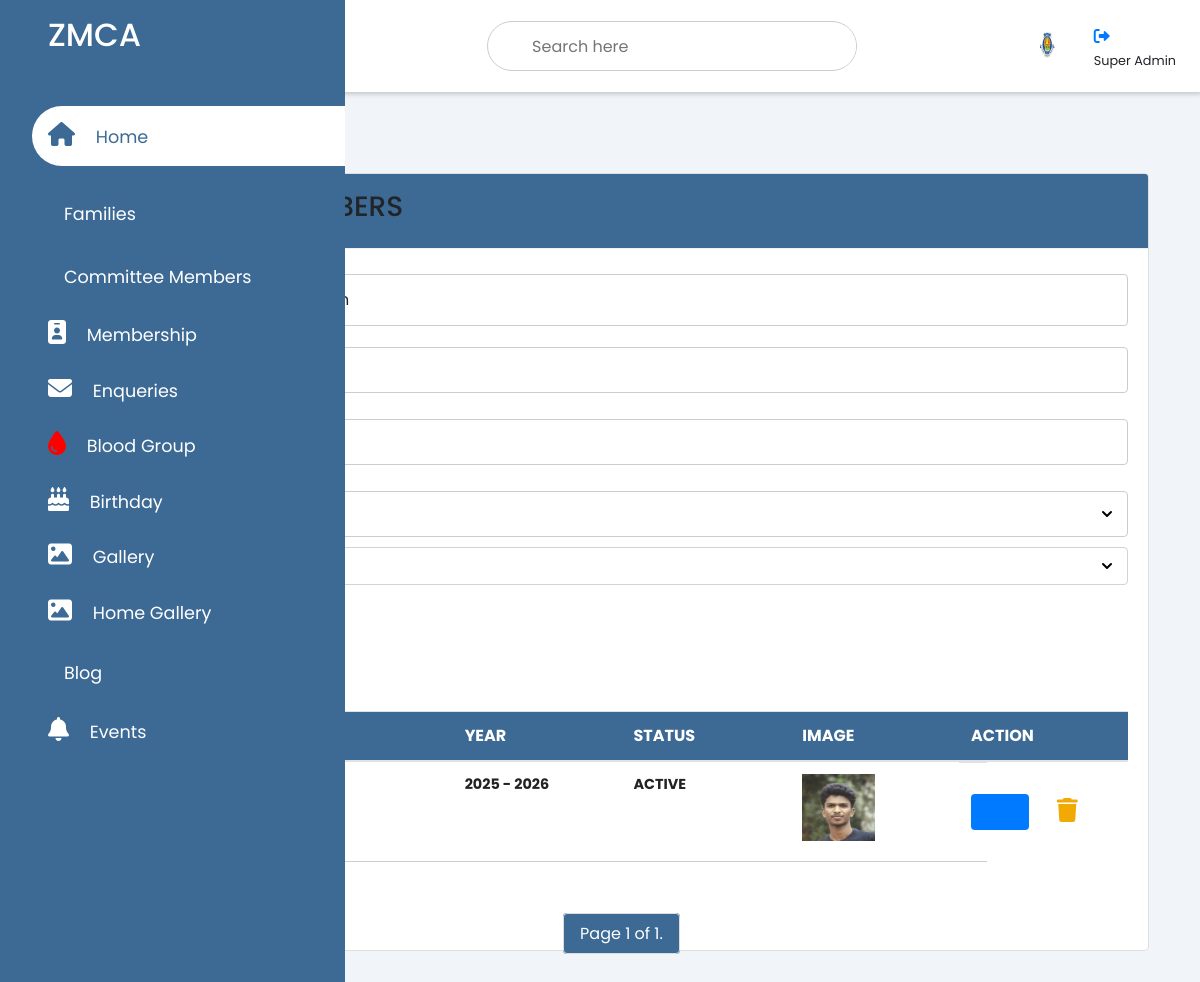
The app's page /committe/ with its own data.
### zmcaadmin/models.py (models this page shows, shortened)
class CommitteeMember(models.Model):
    id = models.AutoField(primary_key=True)
    member_name = models.CharField(max_length=100)
    post = models.CharField(max_length=100)
    image = models.ImageField(upload_to='committee_member_images/', blank=True, null=True)
    year = models.IntegerField()
    status_choices = [
        ('Active', 'Active'),
        ('Inactive', 'Inactive'),
    ]
    status = models.CharField(max_length=10, choices=status_choices)

### zmcaadmin/views.py (the view, shortened to what this page needs)
# urls.py: path('committe/',views.committe, name='committe'),
def committe(request):
    years = range(2000, 2100)  # Generate a range of years from 2000 to 2050
    committee_members = CommitteeMember.objects.all()
    search_query = request.GET.get('q')
    paginator = Paginator(committee_members, 10)  # Paginate by 10 items per page
    page_number = request.GET.get('page')
    page_obj = paginator.get_page(page_number)
    return render(request, 'admin/committe.html', {'years': years, 'committee_members': page_obj})

### templates/admin/committe.html (shortened to what this page needs)
{% extends 'admin/adminbase.html' %}
{% load static %}
{% block content %}
    <div class="sidebar">
      <div class="sidebar-brand">
        <h2><span>ZMCA</span></h2>
      </div>
      <div class="sidebar-menu">
        <ul>
          <li>
            <a href="{% url 'adminindex' %}" class="active"><span class="fas fa-home"></span>
            <span>Home</span></a>
          </li>
          <li>
            <a href="{% url 'members_view' %}"><span class="las la-home"></span>
              <span>Families</span></a>
          <li>
            <a href="{% url 'committe' %}"><span class="las la-users"></span>
            <span>Committee Members</span></a>
          </li>
          <li>
            <a href="{% url 'fam_view' %}">
            <span class="fas fa-id-badge"></span>
            <span>Membership</span></a>
          </li>
          <li>
            <a href="{% url 'enquiry_list' %}"><span class="fas fa-envelope"></span>
            <span>Enqueries</span></a>
           </ul>
          <li>
            <a href="{% url 'bloodgroupadmin' %}">
              <span class="fas fa-tint" style="color: red;"></span>
            <span>Blood Group</span></a>
          </li>
          <li>
            <a href="{% url 'birthdaydetails1' %}">
              <span class="fas fa-birthday-cake"></span>
            <span>Birthday</span></a>
          </li>
          <li>
            <a href="{% url 'addgalleryview' %}"><span class="fa-solid fa-image"></span>
            <span>Gallery</span></a>
           <li>
            <a href="{% url 'addhomegallery' %}"><span class="fa-solid fa-image"></span>
            <span>Home Gallery</span></a>
          </li>
          <li>
            <a href="{% url 'addblogview' %}"><span class="las la-blog"></span>
            <span>Blog</span></a>
          </li>
          <li>
            <a href="{% url 'eventview' %}"><span class="fa fa-bell"></span>
            <span>Events</span></a>
          </li>
      </div>
    </div>
    <div class="main-content">
      <header>
        <h2>
          <label for="nav-toggle">
            <span class="las la-bars"></span>
          </label>
        ZMCA Admin
        </h2>
      <div class="search-wrapper">
        <form method="GET" action="{% url 'committe' %}">
            <input type="search" id="searchInput" name="q" placeholder="Search here" value="{{ request.GET.q|default_if_none:'' }}"/>
        </form>
      </div>
        <div class="user-wrapper">
          <img src="{% static 'img/logo.jpg' %}" width="60px" height="60px" alt="">
          <div>
            <h4>        <a href="{% url 'logout' %}" style="font-size: 16px;"> <i class="fa-solid fa-right-from-bracket"></i></a>
            </h4>
            <small>Super Admin</small>
          </div>
        </div>
      </header>
      <main>
<div class="recent-grid">
  <div class="projects">
    <div class="card" style="width: 130%;">
      <div class="card-header" style="background-color:#3d6a95;">
        <h3>  &nbsp;COMMITTE MEMBERS</h3>
      </div>
      <div class="card-body">
<form method="post" enctype="multipart/form-data">
    <div class="form-group">
        <input type="file" class="form-control-file" id="image" name="image" class="uppercase-text" placeholder="Choose Your Image" accept="image/*" required>
    </div>
    <div class="form-group">
      <input type="text" id="member_name" name="member_name" class="uppercase-text" class="form-control" placeholder="Enter the Member Name" required>
    </div>
    <div class="form-group">
      <input type="text" id="post" name="post" class="uppercase-text" class="form-control" placeholder="Enter the post" required>
    </div>
    <select name="year" id="year">
        <option value="">Select Year</option>
      </select>
    <div class="form-group">
      <select id="status" name="status" class="form-control" class="uppercase-text" required>
        <option value="Active" class="uppercase-text">Active</option>
      </select>
    </div>
    <br>
    <button type="submit" class="btn btn-primary" style="color: #fff;" >ADD MEMBER</button>
  </form>
<br><br>
 <div class="table-responsive">
 {% if committee_members %}
<table class="table">
    <thead style="background-color:#3d6a95;height: 50%;color: #ccc;">
        <tr>
            <th class="uppercase-text">Member Name</th>
            <th class="uppercase-text">Post</th>
            <th class="uppercase-text">Year</th>
            <th class="uppercase-text">Status</th>
            <th class="uppercase-text">Image</th>
            <th class="uppercase-text">Action</th>
        </tr>
    </thead>
    <tbody>
        {% for member in committee_members %}
            <tr>
                <td class="uppercase-text">{{ member.member_name }}</td>
                <td class="uppercase-text">{{  member.post }}</td>
                <td class="uppercase-text">{{ member.year }} - {{ member.year|add:1 }}</td>
                <td class="uppercase-text">{{ member.status }}</td>
                <td class="uppercase-text"><img src="{{ member.image.url }}" alt="{{ member.member_name }}" width="50% " height="90%"></td>
            <td>
              <a href="{% url 'editcommitte' member.id %}" class="btn btn-primary btn-sm">
                <span class="edit-icon"><i class="fas fa-edit"></i></span>
            </a>
        <form method="post" action="{% url 'delete_member' member.id %}">
          <button type="submit" style="background-color: #fff;" onclick="return confirm('Are you sure you want to delete this member?')">
              <i class="fa-solid fa-trash" style="color: #f1aa04; font-size: 24px;"></i>
          </button>
      </form>
            </td>
            </tr>
        {% endfor %}
    </tbody>
</table>
</div>
      </div>
<div class="pagination">
    <span class="step-links">
      <span class="current">
        Page {{ committee_members.number }} of {{ committee_members.paginator.num_pages }}.
      </span>
    </span>
  </div>
  {% endif %}
    </div>
  </div>
</div>
      </main>
    </div>
    {% endblock %}

### static/css/admin.css (style rules this page uses)
:root { --main-color:#3d6a95; --color-dark: #1D2231; --text-grey: #8390A2; }
* { padding: 0; margin: 0; box-sizing: border-box; list-style-type: none; text-decoration: none; font-family: 'Poppins', sans-serif; }
.sidebar { width: 345px; position: fixed; left: 0; top: 0; height: 100%; background: var(--main-color); z-index: 100; transition: width 300ms; }
.sidebar-brand { height: 90px; padding: 1rem 0rem 1rem 2rem; color: #fff; }
.sidebar-menu { margin-top: 1rem; }
.sidebar-menu li { width: 100%; margin-bottom: 1.7rem; padding-left: 1rem; }
.sidebar-menu a { padding-left: 1rem; display: block; color: #fff; font-size: 1.1rem; }
.sidebar-menu a.active { background: #fff; padding-top:1rem; padding-bottom: 1rem; color:var(--main-color); border-radius:30px 0px 0px 30px; }
.sidebar-menu a span:first-child { font-size: 1.5rem; padding-right: 1rem; }
.main-content { transition: margin-left 300ms; margin-left: 345px; }
header { background: #fff; display: flex; justify-content: space-between; align-items: center; padding: 1rem 1.5rem; box-shadow: 2px 2px 5px rgba(0, 0, 0, 0.2); position: fixed; left:345px; width: calc(100% - 345px); top:0; z-index: 100%; transition: left 300ms; }
header h2 { color: #555; }
header label span { font-size: 1.7rem; padding-right: 1rem; }
.search-wrapper { border: 1px solid #ccc; border-radius: 30px; height: 50px; display: flex; align-items: center; overflow-x: hidden; }
.search-wrapper input { height: 100%; padding:.5rem; border: none; outline: none; }
.user-wrapper { display: flex; align-items: center; }
.user-wrapper img { border-radius: 50%; margin-right:1rem; }
.user-wrapper h4 { margin-bottom: 0rem !important; }
main { margin-top: 85px; padding: 2rem 1.5rem; background: #f1f5f9; min-height: calc(100vh - 90px); }
.recent-grid { margin-top: 3.5rem; display: grid; grid-gap:2rem; grid-template-columns: 65% auto; }
.card { background: #fff; border-radius: 5px; }
.card-header { padding: 1rem; }
.card-header { display: flex; justify-content: space-between; align-items: center; border-bottom: 1px solid #f0f0f0; }
table { border-collapse: collapse; }
thead tr { border-top: 1px solid #f0f0f0; border-bottom: 2px solid #f0f0f0; }
td { padding: .5rem 1rem; font-size: .9rem; color: #222; }
tr td:last-child { display: flex; align-items: center; }
.table-responsive { width: 100%; overflow-x: auto; }
@media only screen and (max-width: 1200px) { .sidebar { width: 70px; } }
@media only screen and (max-width: 1200px) { .sidebar .sidebar-brand, .sidebar li { padding-left: 1rem; text-align: center; } }
@media only screen and (max-width: 1200px) { .sidebar li a { padding-left: 0rem; } }
@media only screen and (max-width: 1200px) { .main-content { margin-left: 70px; } }
@media only screen and (max-width: 1200px) { .main-content header { width: calc(100% - 70px); left: 70px; } }

### templates/admin/adminbase.html (style rules this page uses)
.pagination { display: flex; justify-content: center; margin-top: 20px; }
.current { padding: 8px 16px; background-color: #3d6a95; color: #fff; border: 1px solid #ddd; margin: 0 4px; border-radius: 4px; }
.pagination span, .pagination a { margin: 4px; }

### records on screen
CommitteeMember: year "2025", year|add "2026", status "ACTIVE", image (picture)

### other values on screen
{{ committee_members.number }} "1"
{{ committee_members.paginator.num_pages }} "1"
